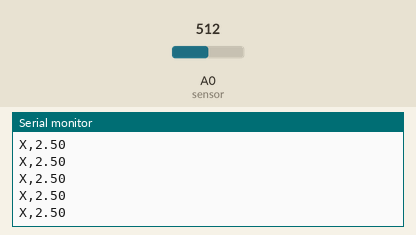
Recording of a sketch running on a simulated Arduino Uno, built with avr-gcc and run on an emulated ATmega328P. Parts: the last lines printed to the serial monitor. The inputs (shaded band) are chosen by the test bench; at power-on: A0 (sensor) = 512.

Above: at 1.2 s.
1.3 s: A0 (sensor) set to 716
At 2.0 s:
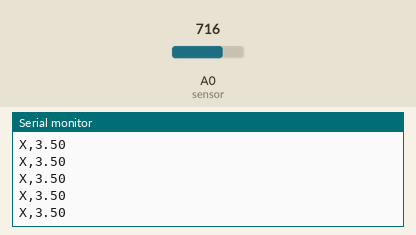
2.8 s: A0 (sensor) set to 900
At 3.6 s:
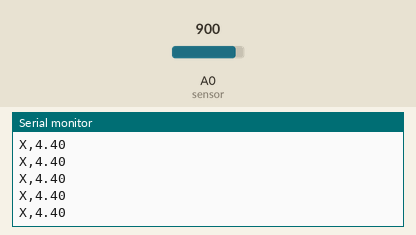
Timing chart, 0 to 5.8 s (numbered marks = the images above; inputs shaded):
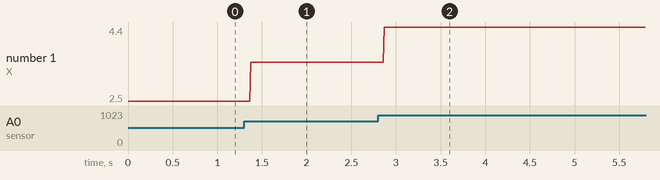

Measured:
- after the input at 1.3 s, the serial monitor: prints a new line after 0.07 s (image 1)
- after the input at 2.8 s, the serial monitor: prints a new line after 0.07 s (image 2)
- plotted number 1: 2.5 → 3.5 after the input at 1.3 s, 3.5 → 4.4 after the input at 2.8 s

The sketch:

Distance_sensor.ino
```cpp
/* Depth sensor lab. BRIAN COLLINS.
 * Wiring a Depth sensor with our Arduino.

 * Taking in Voltage points at certain distances.

 * Implementing those plot points into our excel spreadsheet
 through software linearization occurs.

* We do this to Calibrate the sensor & obtain a trendline.

* Statistcal Tools called regression analysis we find the tightest trendline.

* Through implementating a equation into our Arduino code we can see the distance
on the serial plotter.
 */

void setup() {

Serial.begin(9600); // Serial communications at 9600 bits of data per second on serial plotter
}

void loop() {

int sensorValue = analogRead(A0);              // We are reading in our signal from the distance sensor into analog pin 0.
float voltage = sensorValue * (5.0 / 1023.0);  // To change the values from 0-1023 to a range
                                               // that corresponds to the voltage the pin is reading.


Serial.print("X,");    // Serial Print "X"
Serial.print(voltage); // Serial Print Voltage
Serial.print("  ");    // Serial Print " "
Serial.println(" ");   // Serial Print " "
}
```
